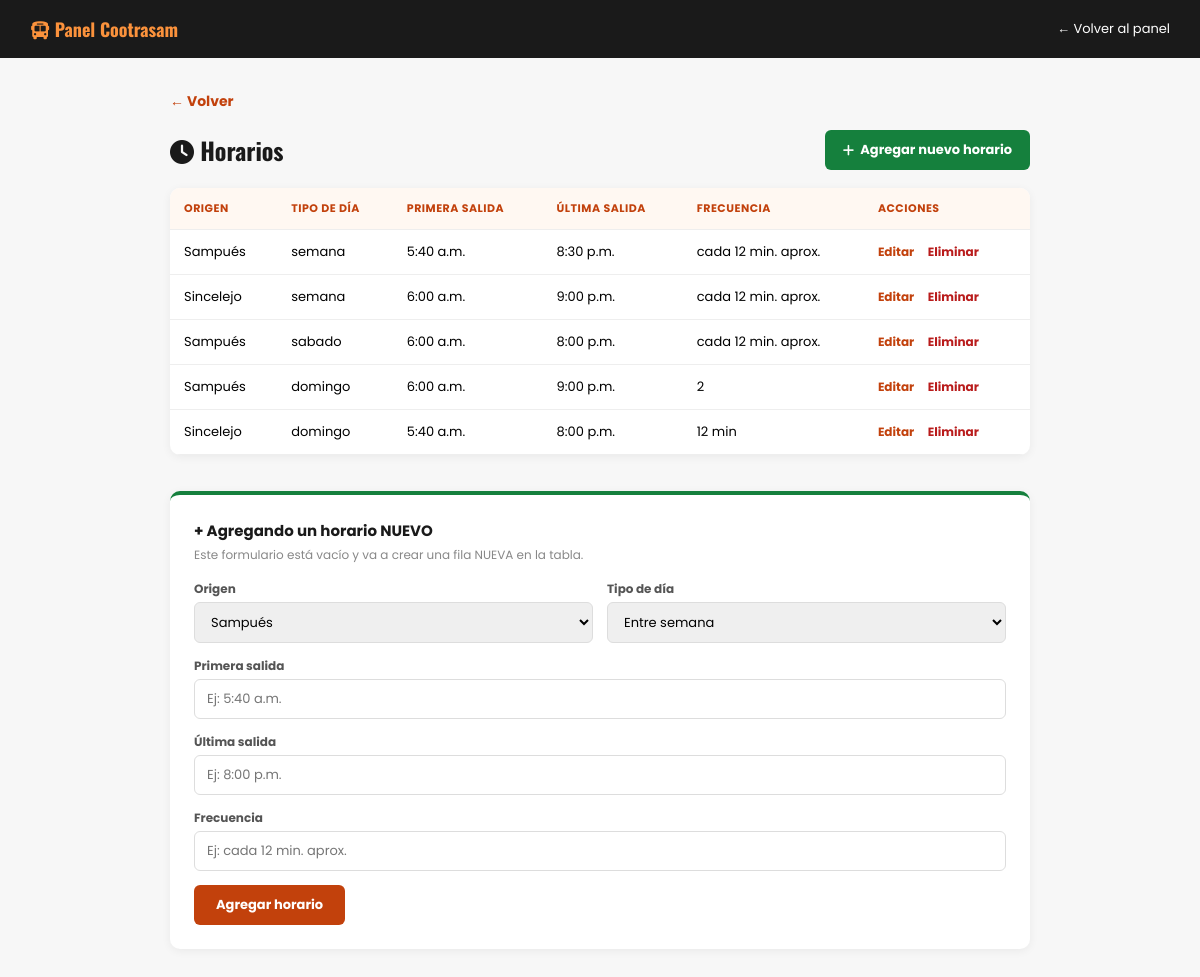
Page /admin/horarios.php (signed in) on the committed database.
### tables this page shows
CREATE TABLE `horarios` (
  `id` int(11) NOT NULL,
  `origen` varchar(20) NOT NULL,
  `tipo_dia` varchar(20) NOT NULL,
  `primera_salida` varchar(20) NOT NULL,
  `ultima_salida` varchar(20) NOT NULL,
  `frecuencia` varchar(50) NOT NULL
);

### admin/horarios.php (the view, shortened to what this page needs)
<?php
include '../conexion.php';
$editando = null;
$horarios = $conexion->query("SELECT * FROM horarios ORDER BY FIELD(tipo_dia,'semana','sabado','domingo'), origen");
?>
<!DOCTYPE html>
<html lang="es">
<head>
<link rel="stylesheet" href="https://cdnjs.cloudflare.com/ajax/libs/font-awesome/6.5.1/css/all.min.css">
</head>
<body>
  <header>
    <h1><i class="fa-solid fa-bus"></i> Panel Cootrasam</h1>
    <a href="index.php">← Volver al panel</a>
  </header>
  <div class="container">
    <a href="index.php" class="back-link">← Volver</a>
    <div class="titulo-row">
      <h2><i class="fa-solid fa-clock"></i> Horarios</h2>
      <a href="horarios.php?nuevo=1" class="btn-nuevo"><i class="fa-solid fa-plus"></i> Agregar nuevo horario</a>
    </div>
    <table>
      <tr>
        <th>Origen</th>
        <th>Tipo de día</th>
        <th>Primera salida</th>
        <th>Última salida</th>
        <th>Frecuencia</th>
        <th>Acciones</th>
      </tr>
      <?php while ($fila = $horarios->fetch_assoc()): ?>
      <tr>
        <td><?php echo htmlspecialchars($fila['origen']); ?></td>
        <td><?php echo htmlspecialchars($fila['tipo_dia']); ?></td>
        <td><?php echo htmlspecialchars($fila['primera_salida']); ?></td>
        <td><?php echo htmlspecialchars($fila['ultima_salida']); ?></td>
        <td><?php echo htmlspecialchars($fila['frecuencia']); ?></td>
        <td>
          <a href="?editar=<?php echo $fila['id']; ?>">Editar</a>
          <a href="?eliminar=<?php echo $fila['id']; ?>" class="eliminar" onclick="return confirm('¿Seguro que quieres eliminar este horario?');">Eliminar</a>
        </td>
      </tr>
      <?php endwhile; ?>
    </table>
    <div class="form-box <?php echo $editando ? 'modo-editar' : 'modo-nuevo'; ?>">
      <h3><?php echo $editando ? ' Editando un horario existente' : '+ Agregando un horario NUEVO'; ?></h3>
      <p class="modo-aviso">
        <?php echo $editando
          ? 'Estás modificando la fila de ' . htmlspecialchars($editando['origen']) . ' / ' . htmlspecialchars($editando['tipo_dia']) . '. Si cambias el "Tipo de día" aquí, esa fila se convierte en otra, no se crea una nueva.'
          : 'Este formulario está vacío y va a crear una fila NUEVA en la tabla. '; ?>
      </p>
      <form method="POST">
        <div class="form-row">
          <div>
            <label>Origen</label>
            <select name="origen" required>
              <option value="Sampués" <?php if ($editando && $editando['origen']=='Sampués') echo 'selected'; ?>>Sampués</option>
            </select>
          </div>
          <div>
            <label>Tipo de día</label>
            <select name="tipo_dia" required>
              <option value="semana" <?php if ($editando && $editando['tipo_dia']=='semana') echo 'selected'; ?>>Entre semana</option>
            </select>
          </div>
        </div>
        <label>Primera salida</label>
        <input type="text" name="primera_salida" placeholder="Ej: 5:40 a.m." value="<?php echo $editando ? htmlspecialchars($editando['primera_salida']) : ''; ?>" required>
        <label>Última salida</label>
        <input type="text" name="ultima_salida" placeholder="Ej: 8:00 p.m." value="<?php echo $editando ? htmlspecialchars($editando['ultima_salida']) : ''; ?>" required>
        <label>Frecuencia</label>
        <input type="text" name="frecuencia" placeholder="Ej: cada 12 min. aprox." value="<?php echo $editando ? htmlspecialchars($editando['frecuencia']) : ''; ?>" required>
        <button type="submit"><?php echo $editando ? 'Guardar cambios' : 'Agregar horario'; ?></button>
      </form>
    </div>
  </div>
</body>
</html>

### admin/horarios.php (style rules this page uses)
* { box-sizing: border-box; margin: 0; padding: 0; font-family: 'Poppins', sans-serif; }
body { background: #f7f7f7; }
header { background: #1a1a1a; color: #fff; padding: 16px 30px; display: flex; justify-content: space-between; align-items: center; }
header h1 { font-family: 'Oswald', sans-serif; font-size: 18px; color: #fb923c; }
header a { color: #fff; text-decoration: none; font-size: 13px; }
.container { max-width: 900px; margin: 30px auto; padding: 0 20px; }
.back-link { display:inline-block; margin-bottom: 18px; color:#c2410c; font-weight:700; text-decoration:none; font-size:14px; }
.titulo-row { display:flex; justify-content:space-between; align-items:center; flex-wrap:wrap; gap:12px; margin-bottom: 18px; }
h2 { font-family: 'Oswald', sans-serif; color:#1a1a1a; }
.btn-nuevo { background:#15803d; color:#fff; border:none; padding:10px 18px; border-radius:6px; font-weight:700; font-size:13px; cursor:pointer; text-decoration:none; display:inline-flex; align-items:center; gap:6px; }
table { width: 100%; border-collapse: collapse; background:#fff; border-radius:10px; overflow:hidden; box-shadow:0 2px 10px rgba(0,0,0,0.06); margin-bottom: 36px; }
th, td { padding: 12px 14px; text-align:left; font-size: 13px; border-bottom: 1px solid #eee; }
th { background:#fff8f2; color:#c2410c; text-transform:uppercase; font-size:11px; letter-spacing:0.5px; }
td a { margin-right: 10px; color:#c2410c; text-decoration:none; font-size:12px; font-weight:700; }
td a.eliminar { color:#b91c1c; }
.form-box { background:#fff; border-radius:10px; padding:24px; box-shadow:0 2px 10px rgba(0,0,0,0.06); border-top: 4px solid #888; }
.form-box.modo-nuevo { border-top-color: #15803d; }
.form-box h3 { font-size:15px; margin-bottom:4px; color:#1a1a1a; }
.form-box .modo-aviso { font-size:12px; color:#888; margin-bottom:16px; }
label { display:block; font-size:12px; font-weight:700; margin-bottom:4px; color:#555; }
select, input { width: 100%; padding: 9px 12px; border: 1px solid #ddd; border-radius: 6px; font-size: 13px; margin-bottom: 14px; }
.form-row { display:grid; grid-template-columns: 1fr 1fr; gap: 14px; }
button { background:#c2410c; color:#fff; border:none; padding:10px 22px; border-radius:6px; font-weight:700; font-size:13px; cursor:pointer; }

### rows in the picture
horarios: origen "Sampués", tipo_dia "semana", primera_salida "5:40 a.m.", ultima_salida "8:30 p.m.", frecuencia "cada 12 min. aprox."
horarios: origen "Sincelejo", tipo_dia "semana", primera_salida "6:00 a.m.", ultima_salida "9:00 p.m.", frecuencia "cada 12 min. aprox."
horarios: origen "Sampués", tipo_dia "sabado", primera_salida "6:00 a.m.", ultima_salida "8:00 p.m.", frecuencia "cada 12 min. aprox."
horarios: origen "Sampués", tipo_dia "domingo", primera_salida "6:00 a.m.", ultima_salida "9:00 p.m.", frecuencia "2"
horarios: origen "Sincelejo", tipo_dia "domingo", primera_salida "5:40 a.m.", ultima_salida "8:00 p.m.", frecuencia "12 min"
